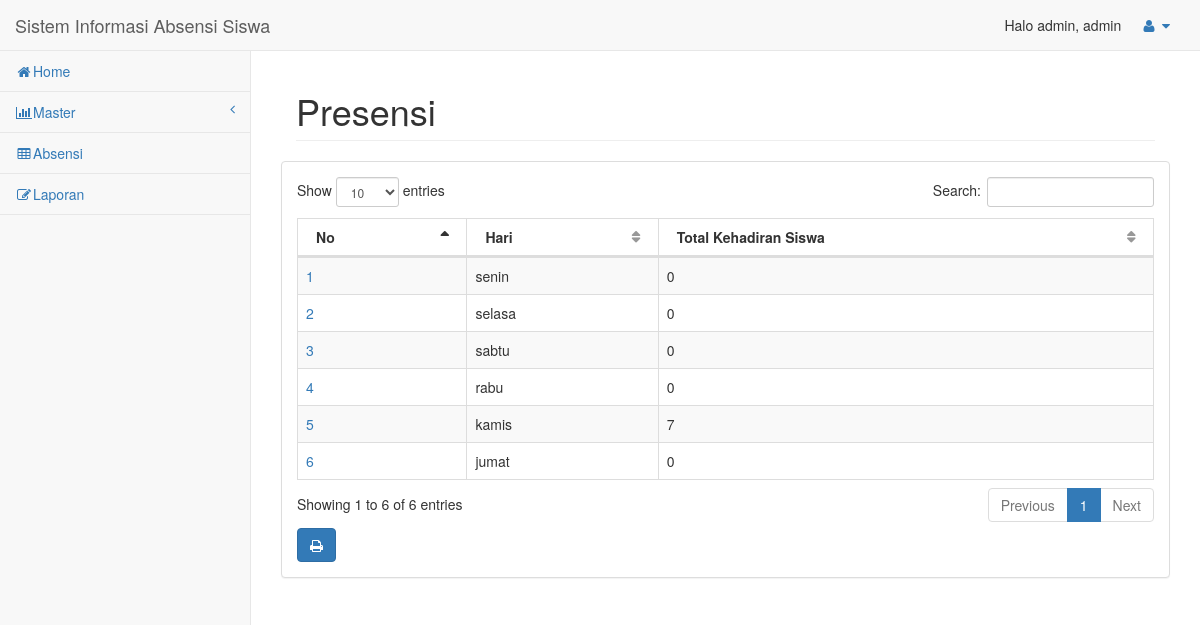
Screenshot of /admin/detail_laporan.php (signed in) with the database file from the repository.
### tables this page shows
CREATE TABLE `tbl_detail_jadwal` (
  `detail_jadwal` int(4) NOT NULL,
  `nis` int(11) DEFAULT NULL,
  `id_jadwal` int(4) NOT NULL,
  `id_kelas` int(4) NOT NULL,
  `p1` time DEFAULT NULL,
  `p2` time DEFAULT NULL,
  `p3` time DEFAULT NULL,
  `p4` time DEFAULT NULL,
  `p5` time DEFAULT NULL,
  `p6` time DEFAULT NULL,
  `p7` time DEFAULT NULL,
  `p8` time DEFAULT NULL,
  `p9` time DEFAULT NULL,
  `p10` time DEFAULT NULL,
  `p11` time DEFAULT NULL,
  `p12` time DEFAULT NULL,
  `p13` time DEFAULT NULL,
  `p14` time DEFAULT NULL,
  `p15` time DEFAULT NULL,
  `p16` time DEFAULT NULL,
  `p17` time DEFAULT NULL,
  `p18` time DEFAULT NULL,
  `p19` time DEFAULT NULL,
  `p20` time DEFAULT NULL,
  `p21` time DEFAULT NULL,
  `p22` time DEFAULT NULL,
  `p23` time DEFAULT NULL,
  `p24` time DEFAULT NULL,
  `total_masuk` int(2) DEFAULT NULL
);

CREATE TABLE `tbl_jadwal` (
  `id_jadwal` int(4) NOT NULL,
  `id_kelas` int(4) NOT NULL,
  `hari` varchar(10) DEFAULT NULL,
  `buka_kelas` datetime DEFAULT NULL,
  `status` varchar(1) DEFAULT NULL,
  `pertemuan` int(2) DEFAULT NULL
);

### admin/detail_laporan.php (the view, shortened to what this page needs)
<!DOCTYPE html>
<html lang="en">
<head>
    <link href="assets/vendor/bootstrap/css/bootstrap.min.css" rel="stylesheet">
    <link href="assets/vendor/metisMenu/metisMenu.min.css" rel="stylesheet">
    <link href="assets/vendor/datatables-plugins/dataTables.bootstrap.css" rel="stylesheet">
    <link href="assets/vendor/datatables-responsive/dataTables.responsive.css" rel="stylesheet">
    <link href="assets/dist/css/sb-admin-2.css" rel="stylesheet">
    <link href="assets/vendor/font-awesome/css/font-awesome.min.css" rel="stylesheet" type="text/css">
</head>
<body>
<?php
    include "include/headerup.php";
    include "include/header.php";
    $param1=$_GET['id_kelas'];
?>
        <div id="page-wrapper">
            <div class="container-fluid">
                <div class="row">
                    <div class="col-lg-12">
                        <h1 class="page-header">Presensi</h1>
                    </div>
            <div class="row">
                <div class="col-lg-12">
                    <div class="panel panel-default">
                        <div class="panel-body">
                            <table width="100%" class="table table-striped table-bordered table-hover" id="dataTables-example">
                                        <thead>
                                            <tr>
                                                <th>No</th>
                                                <th>Hari</th>
                                                <th>Total Kehadiran Siswa</th>
                                            </tr>
                                        </thead>
                                        <tbody>
                                        <?php
                                        $posisi=0;
                                        $no=$posisi+0;
                                            $conn = new mysqli("localhost", "root", "", "absensi2");
                                            $res = $conn->query("SELECT *, sum(tbl_detail_jadwal.total_masuk) as total FROM tbl_jadwal inner join tbl_detail_jadwal on tbl_jadwal.id_jadwal = tbl_detail_jadwal.id_jadwal where tbl_detail_jadwal.id_kelas='$param1' group by tbl_jadwal.hari desc");
                                            while($row = $res->fetch_assoc()){
                                                $no++;
                                                echo '
                                                <tr>
                                                    <td><a href=detail_laporan_detail.php?id_jadwal='.$row['id_jadwal'].'>'.$no.'</a></td>
                                                    <td>'.$row['hari'].'</td>
                                                    <td>'.$row['total'].'</td>
                                                </tr>
                                                ';
                                            }
                                            ?>
                                        </tbody>
                                    </table>
                                    <a align="left" class="btn btn-primary" href="printdetail_laporan.php?id_kelas=<?php echo $param1; ?>" onclick="return warn()" title="Print"><i class="fa fa-print "></i></a></button>
                        </div>
                    </div>
                </div>
            </div>
        </div>
    </div>
</div>
</div>
</body>
</html>

### rows the page displays
tbl_detail_jadwal: id_jadwal.hari "senin", total "0"
tbl_detail_jadwal: id_jadwal.hari "selasa", total "0"
tbl_detail_jadwal: id_jadwal.hari "sabtu", total "0"
tbl_detail_jadwal: id_jadwal.hari "rabu", total "0"
tbl_detail_jadwal: id_jadwal.hari "kamis", total "7"
tbl_detail_jadwal: id_jadwal.hari "jumat", total "0"

### other values shown
$nama_active "admin"
$level "admin"
